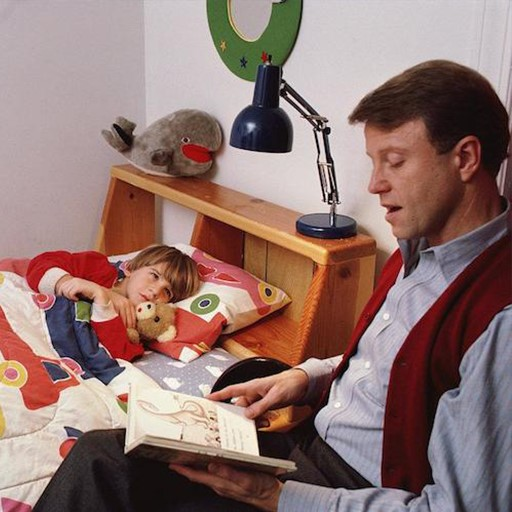
//> input picture Image Thresholding and Edge Detection/fig.jpg, 512 x 512 px
$ ./Image_Thresholding_and_Edge_Detection   (built with g++ and OpenCV 4)
//> lines starting //> are read from the running program, lines starting //| are printed output that depends on the picture; after the words box and inside, x2 and y2 are one past the last pixel; in counts of white or black regions, pixels touching at a corner belong together
#include "opencv2/highgui.hpp"
#include "opencv2/imgcodecs.hpp"
#include "opencv2/photo.hpp"
#include "opencv2/opencv.hpp"
#include <stdio.h>
using namespace cv;
using namespace std;

int main()
{
    Mat image0 = imread("fig.jpg", IMREAD_GRAYSCALE),
        image, X_Gradient, Y_Gradient, Output, Edge_Image, Binary_Image, Gaussian_Edge_Image;
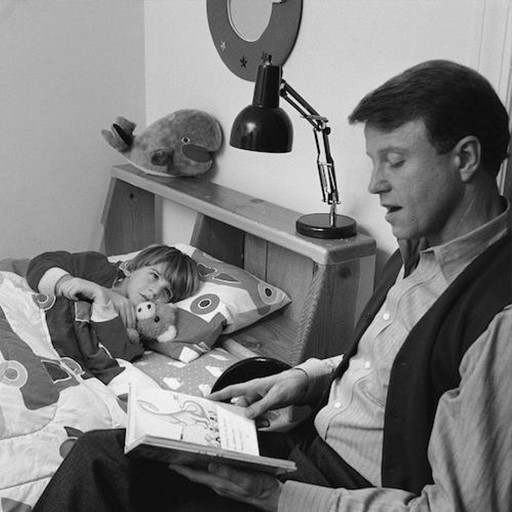
//> image0: 512 rows x 512 cols, CV_8UC1; min 0, max 255, mean 124.8

    GaussianBlur(image0, image, Size(3, 3), 0);
    Sobel(image, X_Gradient, CV_16S, 1, 0, 3);//對image X方向計算梯度並輸出給X_Grad
    Sobel(image, Y_Gradient, CV_16S, 0, 1, 3);//對image Y方向計算梯度並輸出給Y_Grad
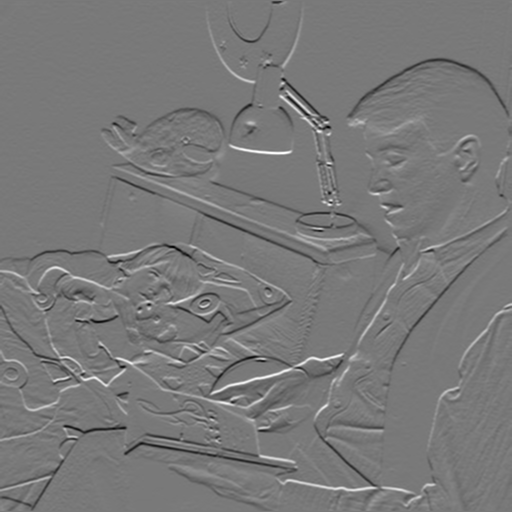
//> Y_Gradient: 512 rows x 512 cols, CV_16SC1; min -546, max 600, mean -1.6; drawn with min black and max white
    convertScaleAbs(X_Gradient, X_Gradient);
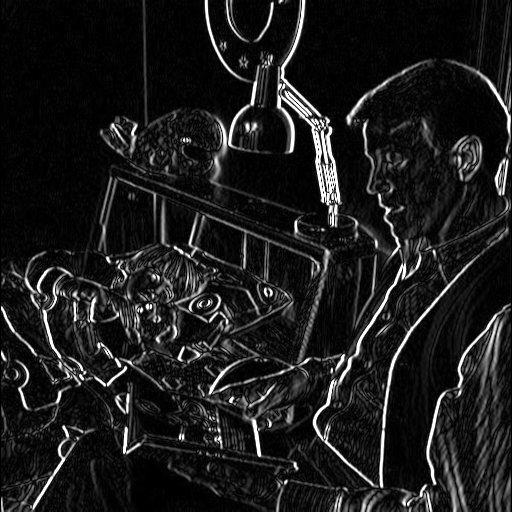
//> X_Gradient: 512 rows x 512 cols, CV_8UC1; min 0, max 255, mean 28.4
    convertScaleAbs(Y_Gradient, Y_Gradient);
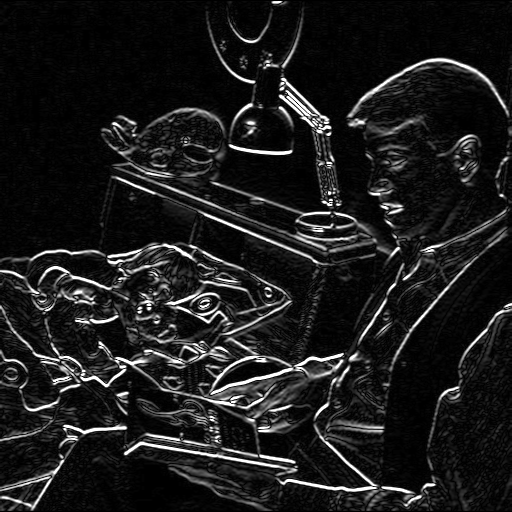
//> Y_Gradient: 512 rows x 512 cols, CV_8UC1; min 0, max 255, mean 28.2
    addWeighted(X_Gradient, 0.5, Y_Gradient, 0.5, 0, Edge_Image);
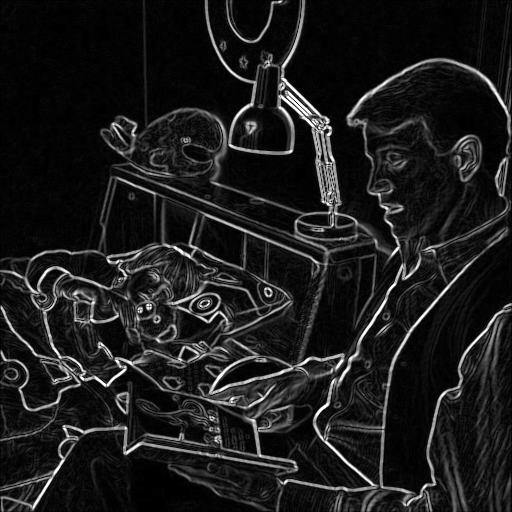
//> Edge_Image: 512 rows x 512 cols, CV_8UC1; min 0, max 255, mean 28.3
    imshow("Edge Image", Edge_Image);

    threshold(Edge_Image, Binary_Image, 50, 150, THRESH_BINARY_INV);
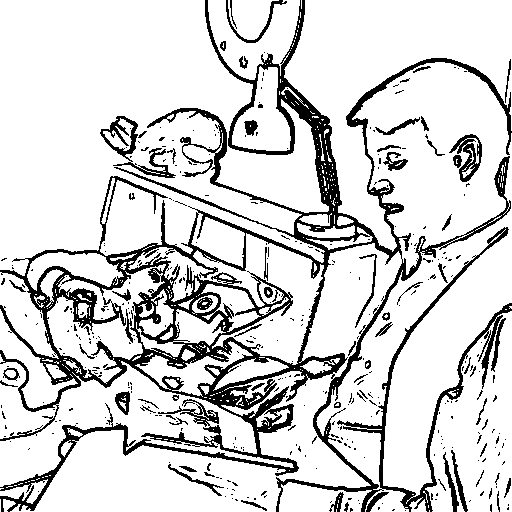
//> Binary_Image: 512 rows x 512 cols, CV_8UC1; values 0 (black) and 150 (white), 83.5% white; 391 black regions (327 under 20 px), largest, box (x1, y1, x2, y2) and area: (0, 0, 512, 512) 35346, (100, 116, 176, 178) 969, (449, 134, 482, 182) 617
    threshold(Binary_Image, Binary_Image, 0, 80, THRESH_BINARY_INV);
    bitwise_not(Binary_Image, Binary_Image);
    GaussianBlur(Binary_Image, Binary_Image, Size(3, 3), 0);
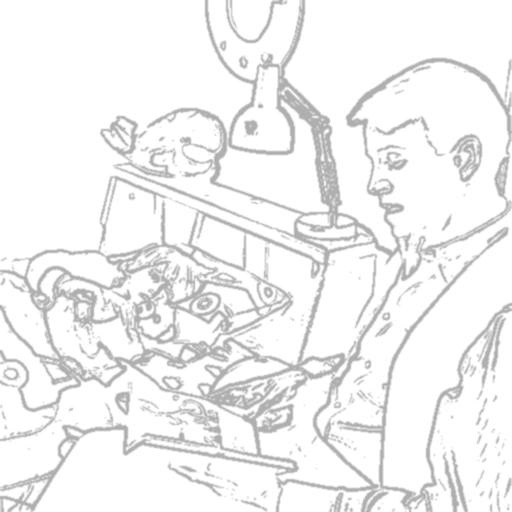
//> Binary_Image: 512 rows x 512 cols, CV_8UC1; min 175, max 255, mean 241.8

    imshow("Sketch Image", Binary_Image);
    waitKey(0);

    return 0;
}
